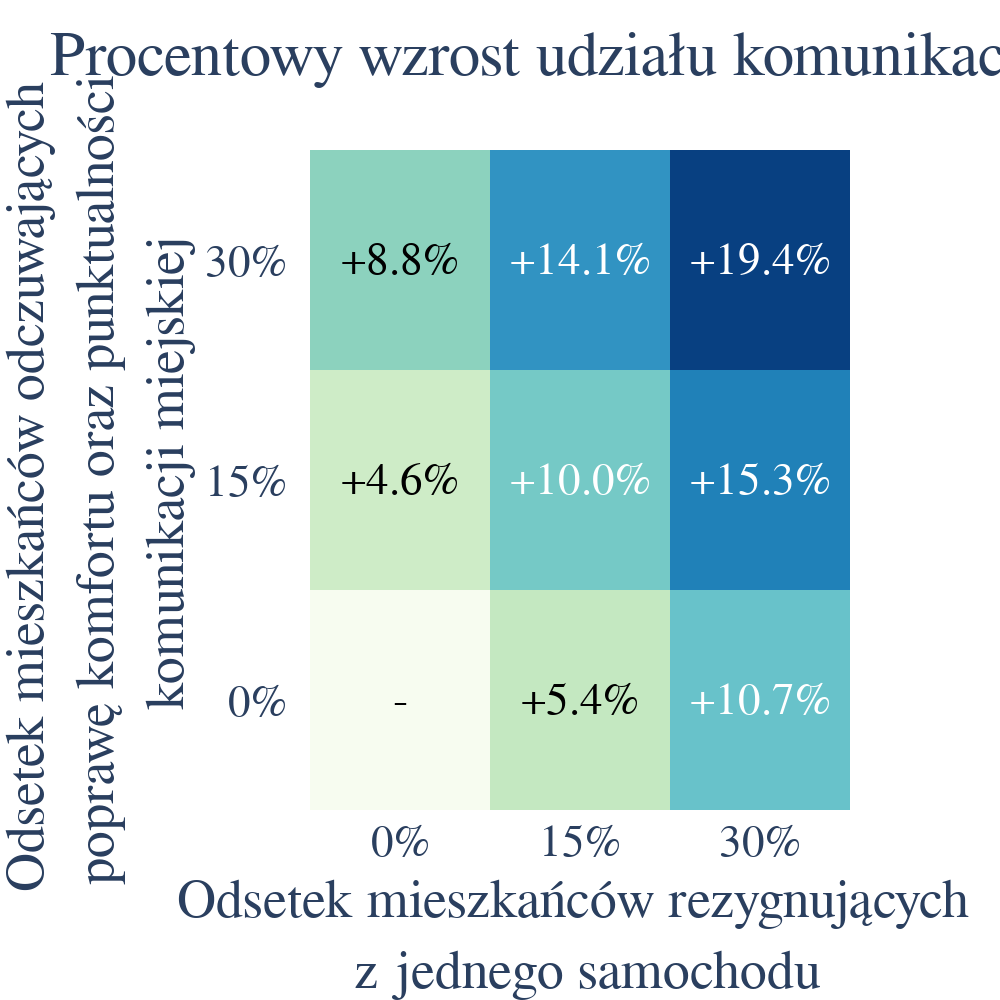

The notebook cell this image was saved under:
### Code cell
mode = 'public'

base = modal_splits['ms_scenario_0_0_0'][mode]['median']

sc_0_0_15 = modal_splits['ms_scenario_0_0_15'][mode]['median']
sc_0_0_30 = modal_splits['ms_scenario_0_0_3'][mode]['median']

sc_15_15_0 = modal_splits['ms_scenario_15_15_0'][mode]['median']
sc_15_15_15 = modal_splits['ms_scenario_15_15_15'][mode]['median']
sc_15_15_30 = modal_splits['ms_scenario_15_15_3'][mode]['median']

sc_30_30_0 = modal_splits['ms_scenario_3_3_0'][mode]['median']
sc_30_30_15 = modal_splits['ms_scenario_3_3_15'][mode]['median']
sc_30_30_30 = modal_splits['ms_scenario_3_3_3'][mode]['median']

def get_diff(base, new):
    return round(((new - base) / base) * 100 , 1)

# data=[
#     [get_diff(base, sc_30_30_0), get_diff(base, sc_30_30_0) + get_diff(base, sc_0_0_15), get_diff(base, sc_30_30_30)],
#     [get_diff(base, sc_15_15_0), get_diff(base, sc_15_15_15), get_diff(base, sc_15_15_0) + get_diff(base, sc_0_0_30)],
#     [0, get_diff(base, sc_0_0_15), get_diff(base, sc_0_0_30)]
# ]

data=[
    [0, get_diff(base, sc_0_0_15), get_diff(base, sc_0_0_30)],
    [get_diff(base, sc_15_15_0), get_diff(base, sc_15_15_15), get_diff(base, sc_15_15_30)],
    [get_diff(base, sc_30_30_0), get_diff(base, sc_30_30_15), get_diff(base, sc_30_30_30)],
]

# fig = px.imshow(data,
#                 labels=dict(
#                     x='Odsetek mieszkańców rezygnujących <br> z jednego samochodu',
#                     y='Odsetek mieszkańców odczuwających poprawę <br> komfortu oraz punktualności komunikacji miejskiej',
#                     color="Wzrost (%)"),
#                 x=['0%', '15%', '30%'],
#                 y=['30%', '15%', '0%'],
#                 color_continuous_scale='solar',
#                 title='Procentowy wzrost udziału komunikacji zbiorowej w mobilności'
#                )
# fig.update_xaxes(side="bottom")
# fig.show()

fig = ff.create_annotated_heatmap(data,
                x=['0%', '15%', '30%'],
                y=['0%', '15%', '30%'],
                colorscale=px.colors.sequential.GnBu,
               )
fig.update_xaxes(side="bottom")
fig['layout']['xaxis']['side'] = 'bottom'
fig.update_layout(
    title='Procentowy wzrost udziału komunikacji zbiorowej w mobilności',
    xaxis_title='Odsetek mieszkańców rezygnujących <br> z jednego samochodu',
    yaxis_title='Odsetek mieszkańców odczuwających <br> poprawę komfortu oraz punktualności <br> komunikacji miejskiej',
    margin=dict(l=margin_size, r=margin_size, t=margin_size, b=margin_size),
    height=1000,
    width=1000,
    font=dict(
        family="Comfortaa",
        size=45,
    ),
)
for i in range(len(fig.layout.annotations)):
    fig.layout.annotations[i].text = '+' + fig.layout.annotations[i].text + '%'
    fig.layout.annotations[i].font.size = 45
fig.layout.annotations[0].text = '-'
fig.show()

### Figure 1 — Plotly figure (JSON) as saved in the notebook; plotly's stock layout.template omitted (floating-point values rounded to 4 significant figures)
{"data": [{"colorscale": [[0, "rgb(247,252,240)"], [0.125, "rgb(224,243,219)"], [0.25, "rgb(204,235,197)"], [0.375, "rgb(168,221,181)"], [0.5, "rgb(123,204,196)"], [0.625, "rgb(78,179,211)"], [0.75, "rgb(43,140,190)"], [0.875, "rgb(8,104,172)"], [1, "rgb(8,64,129)"]], "reversescale": false, "showscale": false, "type": "heatmap", "x": ["0%", "15%", "30%"], "y": ["0%", "15%", "30%"], "z": [[0, 5.4, 10.7], [4.6, 10, 15.3], [8.8, 14.1, 19.4]]}], "layout": {"annotations": [{"font": {"color": "#000000", "size": 45}, "showarrow": false, "text": "-", "x": "0%", "xref": "x", "y": "0%", "yref": "y"}, {"font": {"color": "#000000", "size": 45}, "showarrow": false, "text": "+5.4%", "x": "15%", "xref": "x", "y": "0%", "yref": "y"}, {"font": {"color": "#FFFFFF", "size": 45}, "showarrow": false, "text": "+10.7%", "x": "30%", "xref": "x", "y": "0%", "yref": "y"}, {"font": {"color": "#000000", "size": 45}, "showarrow": false, "text": "+4.6%", "x": "0%", "xref": "x", "y": "15%", "yref": "y"}, {"font": {"color": "#FFFFFF", "size": 45}, "showarrow": false, "text": "+10.0%", "x": "15%", "xref": "x", "y": "15%", "yref": "y"}, {"font": {"color": "#FFFFFF", "size": 45}, "showarrow": false, "text": "+15.3%", "x": "30%", "xref": "x", "y": "15%", "yref": "y"}, {"font": {"color": "#000000", "size": 45}, "showarrow": false, "text": "+8.8%", "x": "0%", "xref": "x", "y": "30%", "yref": "y"}, {"font": {"color": "#FFFFFF", "size": 45}, "showarrow": false, "text": "+14.1%", "x": "15%", "xref": "x", "y": "30%", "yref": "y"}, {"font": {"color": "#FFFFFF", "size": 45}, "showarrow": false, "text": "+19.4%", "x": "30%", "xref": "x", "y": "30%", "yref": "y"}], "font": {"family": "Comfortaa", "size": 45}, "height": 1000, "margin": {"b": 150, "l": 150, "r": 150, "t": 150}, "title": {"text": "Procentowy wzrost udziału komunikacji zbiorowej w mobilności"}, "width": 1000, "xaxis": {"dtick": 1, "gridcolor": "rgb(0, 0, 0)", "side": "bottom", "ticks": "", "title": {"text": "Odsetek mieszkańców rezygnujących <br> z jednego samochodu"}}, "yaxis": {"dtick": 1, "ticks": "", "ticksuffix": "  ", "title": {"text": "Odsetek mieszkańców odczuwających <br> poprawę komfortu oraz punktualności <br> komunikacji miejskiej"}}}}
